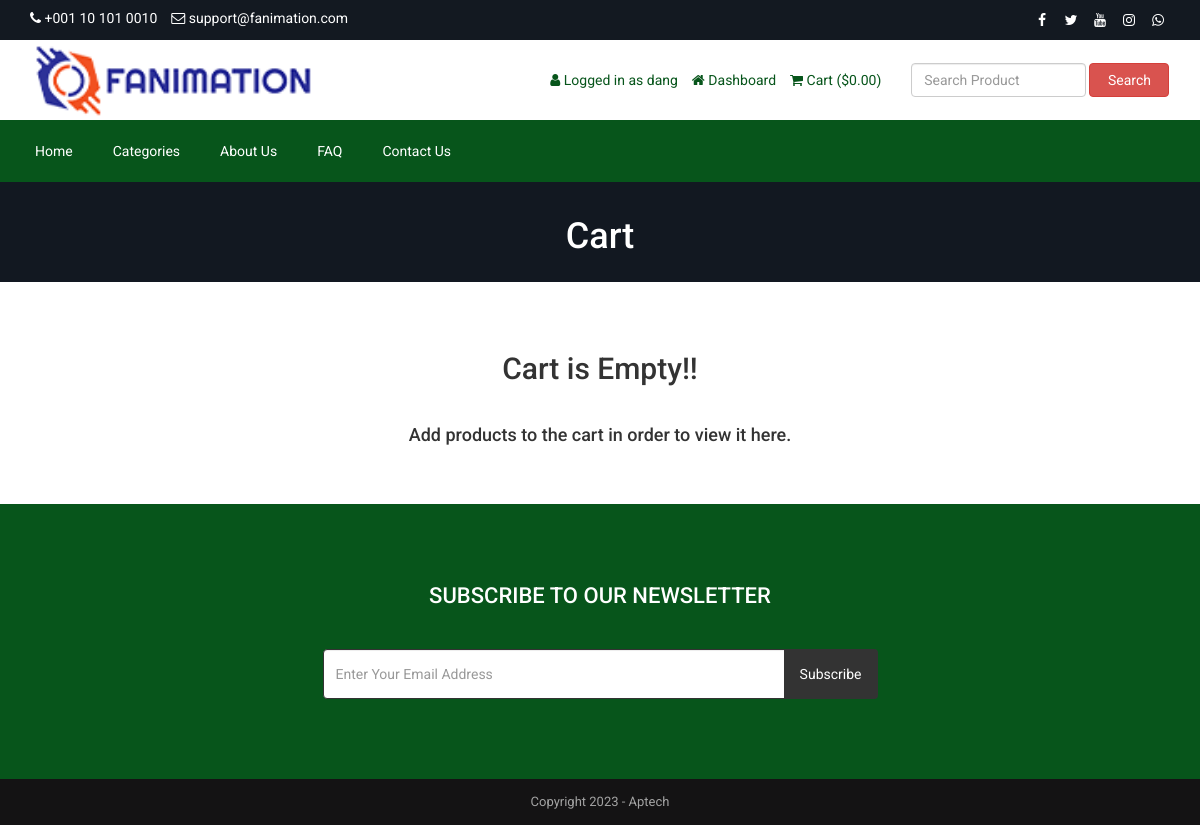
The page /cart.php (signed in) on the database its author committed.
### tables this page shows
CREATE TABLE `tbl_settings` (
  `id` int(11) NOT NULL,
  `logo` blob NOT NULL,
  `favicon` blob NOT NULL,
  `footer_about` blob NOT NULL,
  `footer_copyright` blob NOT NULL,
  `contact_address` blob NOT NULL,
  `contact_email` varchar(255) NOT NULL,
  `contact_phone` varchar(255) NOT NULL,
  `contact_fax` varchar(255) NOT NULL,
  `contact_map_iframe` blob NOT NULL,
  `receive_email` varchar(255) NOT NULL,
  `receive_email_subject` varchar(255) NOT NULL,
  `receive_email_thank_you_message` blob NOT NULL,
  `forget_password_message` blob NOT NULL,
  `total_recent_post_footer` int(10) NOT NULL,
  `total_popular_post_footer` int(10) NOT NULL,
  `total_recent_post_sidebar` int(11) NOT NULL,
  `total_popular_post_sidebar` int(11) NOT NULL,
  `total_featured_product_home` int(11) NOT NULL,
  `total_latest_product_home` int(11) NOT NULL,
  `total_popular_product_home` int(11) NOT NULL,
  `meta_title_home` blob NOT NULL,
  `meta_keyword_home` blob NOT NULL,
  `meta_description_home` blob NOT NULL,
  `banner_login` blob NOT NULL,
  `banner_registration` blob NOT NULL,
  `banner_forget_password` blob NOT NULL,
  `banner_reset_password` blob NOT NULL,
  `banner_search` blob NOT NULL,
  `banner_cart` blob NOT NULL,
  `banner_checkout` blob NOT NULL,
  `banner_product_category` blob NOT NULL,
  `banner_blog` blob NOT NULL,
  `cta_title` blob NOT NULL,
  `cta_content` blob NOT NULL,
  `cta_read_more_text` blob NOT NULL,
  `cta_read_more_url` blob NOT NULL,
  `cta_photo` blob NOT NULL,
  `featured_product_title` blob NOT NULL,
  `featured_product_subtitle` blob NOT NULL,
  `latest_product_title` blob NOT NULL,
  `latest_product_subtitle` blob NOT NULL,
  `popular_product_title` blob NOT NULL,
  `popular_product_subtitle` blob NOT NULL,
  `testimonial_title` blob NOT NULL,
  `testimonial_subtitle` blob NOT NULL,
  `testimonial_photo` blob NOT NULL,
  `blog_title` blob NOT NULL,
  `blog_subtitle` blob NOT NULL,
  `newsletter_text` blob NOT NULL,
  `paypal_email` blob NOT NULL,
  `stripe_public_key` blob NOT NULL,
  `stripe_secret_key` blob NOT NULL,
  `bank_detail` blob NOT NULL,
  `before_head` blob NOT NULL,
  `after_body` blob NOT NULL,
  `before_body` blob NOT NULL,
  `home_service_on_off` int(11) NOT NULL,
  `home_welcome_on_off` int(11) NOT NULL,
  `home_featured_product_on_off` int(11) NOT NULL,
  `home_latest_product_on_off` int(11) NOT NULL,
  `home_popular_product_on_off` int(11) NOT NULL,
  `home_testimonial_on_off` int(11) NOT NULL,
  `home_blog_on_off` int(11) NOT NULL,
  `newsletter_on_off` int(11) NOT NULL,
  `ads_above_welcome_on_off` int(1) NOT NULL,
  `ads_above_featured_product_on_off` int(1) NOT NULL,
  `ads_above_latest_product_on_off` int(1) NOT NULL,
  `ads_above_popular_product_on_off` int(1) NOT NULL,
  `ads_above_testimonial_on_off` int(1) NOT NULL,
  `ads_category_sidebar_on_off` int(1) NOT NULL
);

CREATE TABLE `tbl_social` (
  `social_id` int(11) NOT NULL,
  `social_name` varchar(30) NOT NULL,
  `social_url` varchar(255) NOT NULL,
  `social_icon` varchar(30) NOT NULL
);

CREATE TABLE `tbl_top_category` (
  `tcat_id` int(11) NOT NULL,
  `tcat_name` varchar(255) NOT NULL,
  `show_on_menu` int(1) NOT NULL
);

CREATE TABLE `tbl_page` (
  `id` int(11) NOT NULL,
  `about_title` varchar(255) NOT NULL,
  `about_content` text NOT NULL,
  `about_banner` varchar(255) NOT NULL,
  `about_meta_title` varchar(255) NOT NULL,
  `about_meta_keyword` text NOT NULL,
  `about_meta_description` text NOT NULL,
  `faq_title` varchar(255) NOT NULL,
  `faq_banner` varchar(255) NOT NULL,
  `faq_meta_title` varchar(255) NOT NULL,
  `faq_meta_keyword` text NOT NULL,
  `faq_meta_description` text NOT NULL,
  `blog_title` varchar(255) NOT NULL,
  `blog_banner` varchar(255) NOT NULL,
  `blog_meta_title` varchar(255) NOT NULL,
  `blog_meta_keyword` text NOT NULL,
  `blog_meta_description` text NOT NULL,
  `contact_title` varchar(255) NOT NULL,
  `contact_banner` varchar(255) NOT NULL,
  `contact_meta_title` varchar(255) NOT NULL,
  `contact_meta_keyword` text NOT NULL,
  `contact_meta_description` text NOT NULL,
  `pgallery_title` varchar(255) NOT NULL,
  `pgallery_banner` varchar(255) NOT NULL,
  `pgallery_meta_title` varchar(255) NOT NULL,
  `pgallery_meta_keyword` text NOT NULL,
  `pgallery_meta_description` text NOT NULL,
  `vgallery_title` varchar(255) NOT NULL,
  `vgallery_banner` varchar(255) NOT NULL,
  `vgallery_meta_title` varchar(255) NOT NULL,
  `vgallery_meta_keyword` text NOT NULL,
  `vgallery_meta_description` text NOT NULL
);

### cart.php (the view, shortened to what this page needs)
<?php require_once('header.php'); ?>
<?php
$statement = $pdo->prepare("SELECT * FROM tbl_settings WHERE id=1");
$statement->execute();
$result = $statement->fetchAll(PDO::FETCH_ASSOC);
foreach ($result as $row) {
    $banner_cart = $row['banner_cart'];
}
?>
<div class="page-banner" style="background-image: url(assets/uploads/<?php echo $banner_cart; ?>)">
    <div class="overlay"></div>
    <div class="page-banner-inner">
        <h1><?php echo LANG_VALUE_18; ?></h1>
    </div>
</div>
<div class="page">
	<div class="container">
		<div class="row">
			<div class="col-md-12">
                <?php if(!isset($_SESSION['cart_p_id'])): ?>
                    <?php echo '<h2 class="text-center">Cart is Empty!!</h2></br>'; ?>
                    <?php echo '<h4 class="text-center">Add products to the cart in order to view it here.</h4>'; ?>
                <?php endif; ?>
			</div>
		</div>
	</div>
</div>
<?php require_once('footer.php'); ?>

### header.php (shortened to what this page needs)
<?php
include("admin/inc/config.php");
$statement = $pdo->prepare("SELECT * FROM tbl_settings WHERE id=1");
$statement->execute();
$result = $statement->fetchAll(PDO::FETCH_ASSOC);
foreach ($result as $row)
{
	$logo = $row['logo'];
	$contact_email = $row['contact_email'];
	$contact_phone = $row['contact_phone'];
}
?>
<!DOCTYPE html>
<html lang="en">
<head>
	<link rel="stylesheet" href="assets/css/bootstrap.min.css">
	<link rel="stylesheet" href="assets/css/font-awesome.min.css">
	<link rel="stylesheet" href="assets/css/owl.carousel.min.css">
	<link rel="stylesheet" href="assets/css/owl.theme.default.min.css">
	<link rel="stylesheet" href="assets/css/jquery.bxslider.min.css">
    <link rel="stylesheet" href="assets/css/magnific-popup.css">
    <link rel="stylesheet" href="assets/css/rating.css">
	<link rel="stylesheet" href="assets/css/spacing.css">
	<link rel="stylesheet" href="assets/css/bootstrap-touch-slider.css">
	<link rel="stylesheet" href="assets/css/animate.min.css">
	<link rel="stylesheet" href="assets/css/tree-menu.css">
	<link rel="stylesheet" href="assets/css/select2.min.css">
	<link rel="stylesheet" href="assets/css/main.css">
	<link rel="stylesheet" href="assets/css/responsive.css">
	<?php
	$statement = $pdo->prepare("SELECT * FROM tbl_page WHERE id=1");
	$statement->execute();
	$result = $statement->fetchAll(PDO::FETCH_ASSOC);
		?>
</head>
<body>
<div class="top">
	<div class="container">
		<div class="row">
			<div class="col-md-6 col-sm-6 col-xs-12">
				<div class="left">
					<ul>
						<li><i class="fa fa-phone"></i> <?php echo $contact_phone; ?></li>
						<li><i class="fa fa-envelope-o"></i> <?php echo $contact_email; ?></li>
					</ul>
				</div>
			</div>
			<div class="col-md-6 col-sm-6 col-xs-12">
				<div class="right">
					<ul>
						<?php
						$statement = $pdo->prepare("SELECT * FROM tbl_social");
						$statement->execute();
						$result = $statement->fetchAll(PDO::FETCH_ASSOC);
						foreach ($result as $row) {
							?>
							<?php if($row['social_url'] != ''): ?>
							<li><a href="<?php echo $row['social_url']; ?>"><i class="<?php echo $row['social_icon']; ?>"></i></a></li>
							<?php endif; ?>
							<?php
						}
						?>
					</ul>
				</div>
			</div>
		</div>
	</div>
</div>
<div class="header">
	<div class="container">
		<div class="row inner">
			<div class="col-md-4 logo">
				<a href="index.php"><img src="assets/uploads/<?php echo $logo; ?>" alt="logo image"></a>
			</div>
			<div class="col-md-5 right">
				<ul>
					<?php
					if(isset($_SESSION['customer'])) {
						?>
						<li><i class="fa fa-user"></i> <?php echo LANG_VALUE_13; ?> <?php echo $_SESSION['customer']['cust_name']; ?></li>
						<li><a href="dashboard.php"><i class="fa fa-home"></i> <?php echo LANG_VALUE_89; ?></a></li>
						<?php
					} else {
						?>
						<li><a href="login.php"><i class="fa fa-sign-in"></i> <?php echo LANG_VALUE_9; ?></a></li>
						<li><a href="registration.php"><i class="fa fa-user-plus"></i> <?php echo LANG_VALUE_15; ?></a></li>
						<?php
					}
					?>
					<li><a href="cart.php"><i class="fa fa-shopping-cart"></i> <?php echo LANG_VALUE_18; ?> (<?php echo LANG_VALUE_1; ?><?php
					if(isset($_SESSION['cart_p_id'])) {
						$table_total_price = 0;
						$i=0;
	                    foreach($_SESSION['cart_p_qty'] as $key => $value)
	                    {
	                        $i++;
	                        $arr_cart_p_qty[$i] = $value;
	                    }                    $i=0;
	                    foreach($_SESSION['cart_p_current_price'] as $key => $value)
	                    {
	                        $i++;
	                        $arr_cart_p_current_price[$i] = $value;
	                    }
	                    for($i=1;$i<=count($arr_cart_p_qty);$i++) {
	                    	$row_total_price = $arr_cart_p_current_price[$i]*$arr_cart_p_qty[$i];
	                        $table_total_price = $table_total_price + $row_total_price;
	                    }
						echo $table_total_price;
					} else {
						echo '0.00';
					}
					?>)</a></li>
				</ul>
			</div>
			<div class="col-md-3 search-area">
				<form class="navbar-form navbar-left" role="search" action="search-result.php" method="get">
					<div class="form-group">
						<input type="text" class="form-control search-top" placeholder="<?php echo LANG_VALUE_2; ?>" name="search_text">
					</div>
					<button type="submit" class="btn btn-danger"><?php echo LANG_VALUE_3; ?></button>
				</form>
			</div>
		</div>
	</div>
</div>
<div class="nav">
	<div class="container">
		<div class="row">
			<div class="col-md-12 pl_0 pr_0">
				<div class="menu-container">
					<div class="menu">
						<ul>
							<li><a href="index.php">Home</a></li>
							<?php
							$statement = $pdo->prepare("SELECT * FROM tbl_top_category WHERE show_on_menu=1");
							$statement->execute();
							$result = $statement->fetchAll(PDO::FETCH_ASSOC);
							foreach ($result as $row) {
								?>
								<li><a href="product-category.php?id=<?php echo $row['tcat_id']; ?>&type=top-category"><?php echo $row['tcat_name']; ?></a>
								</li>
								<?php
							}
							?>
							<?php
							$statement = $pdo->prepare("SELECT * FROM tbl_page WHERE id=1");
							$statement->execute();
							$result = $statement->fetchAll(PDO::FETCH_ASSOC);
							foreach ($result as $row) {
								$about_title = $row['about_title'];
								$faq_title = $row['faq_title'];
								$contact_title = $row['contact_title'];
							}
							?>
							<li><a href="about.php"><?php echo $about_title; ?></a></li>
							<li><a href="faq.php"><?php echo $faq_title; ?></a></li>
							<li><a href="contact.php"><?php echo $contact_title; ?></a></li>
						</ul>
					</div>
				</div>
			</div>
		</div>
	</div>
</div>

### footer.php (shortened to what this page needs)
<?php
$statement = $pdo->prepare("SELECT * FROM tbl_settings WHERE id=1");
$statement->execute();
$result = $statement->fetchAll(PDO::FETCH_ASSOC);
foreach ($result as $row)
{
	$footer_copyright = $row['footer_copyright'];
    $newsletter_on_off = $row['newsletter_on_off'];
}
?>
<?php if($newsletter_on_off == 1): ?>
<section class="home-newsletter">
	<div class="container">
		<div class="row">
			<div class="col-md-6 col-md-offset-3">
				<div class="single">
				<form action="" method="post">
					<h2><?php echo LANG_VALUE_93; ?></h2>
					<div class="input-group">
			        	<input type="email" class="form-control" placeholder="<?php echo LANG_VALUE_95; ?>" name="email_subscribe">
			         	<span class="input-group-btn">
			         	<button class="btn btn-theme" type="submit" name="form_subscribe"><?php echo LANG_VALUE_92; ?></button>
			         	</span>
			        </div>
				</div>
			</div>
		</div>
	</div>
</section>
<?php endif; ?>
<div class="footer-bottom">
	<div class="container">
		<div class="row">
			<div class="col-md-12 copyright">
				<?php echo $footer_copyright; ?>
			</div>
		</div>
	</div>
</div>
</body>
</html>

### assets/css/main.css (style rules this page uses)
* { margin: 0; padding: 0; }
body { font-family: "Roboto", sans-serif; font-size: 14px; }
h1, h2, h3, h4, h5, h6 { font-family: "Roboto", sans-serif; }
a { text-decoration: none; }
.top { width: 100%; height: 40px; background: #131921; }
.top .left { float: left; }
.top .left ul { padding-top: 8px; }
.top .left ul li { list-style-type: none; float: left; margin-right: 14px; color: white; }
.top .left ul li i { color: white; }
.top .right { float: right; }
.top .right ul { padding-top: 8px; }
.top .right ul li { list-style-type: none; float: left; margin-left: 5px; }
.top .right ul li a { color: white; width: 24px; height: 24px; line-height: 24px; text-align: center; border-radius: 50%; display: block; transition: all 0.4s ease; }
.header { width: 100%; height: auto; background: #fff; }
.header .inner { height: auto; display: table; }
.header .logo { float: none; display: table-cell; vertical-align: middle; }
.header .logo img { max-width: 100%; height: 80px; }
.header .navbar-form .form-control { width: 300px; }
.header .search-area { float: none; display: table-cell; vertical-align: middle; }
.header .search-area .form-group { width: calc(100% - 84px); }
.header .search-area button { width: 80px; }
.header .search-area form { width: 100%; }
.header .right { float: none; display: table-cell; vertical-align: middle; padding-right: 0; }
.header .right ul { float: right; margin-bottom: 0; }
.header .right ul li { list-style-type: none; float: left; margin-left: 14px; color: #07551b; }
.header .right ul li a { color: #07551b; }
.header .navbar-form .search-top { width: 100%; }
.nav { background: #07551b; }
.menu-container { width: 100%; margin: 0 auto; background: #07551b; }
.menu-dropdown-icon:before { content: "\f067"; font-family: "FontAwesome"; display: none; cursor: pointer; float: right; padding: 1.5em 2em; background: #fff; color: #333; }
.menu > ul { margin: 0 auto; width: 100%; list-style: none; padding: 0; position: relative; box-sizing: border-box; }
.menu > ul:before, .menu > ul:after { content: ""; display: table; }
.menu > ul:after { clear: both; }
.menu > ul > li { float: left; padding: 0; margin: 0; }
.menu > ul > li a { text-decoration: none; padding: 1.5em 20px; display: block; color: #fff; }
.footer-bottom { width: 100%; height: auto; background: #141314; padding: 14px 0; }
.footer-bottom .copyright { font-size: 13px; color: #a3a3a3; text-align: center; }
.page-banner { width: 100%; height: auto; background-repeat: no-repeat; background-position: center center; -webkit-background-size: cover; background-size: cover; position: relative; padding-top: 15px; padding-bottom: 15px; overflow: hidden; }
.page-banner .overlay { position: absolute; left: 0; top: 0; width: 100%; height: 100%; opacity: 0.7; background: #131921; }
.page-banner h1 { color: #fff; text-align: center; z-index: 999; position: relative; }
.page { width: 100%; height: auto; padding-top: 50px; padding-bottom: 50px; }
.home-newsletter { padding: 80px 0; background: #07551b; }
.home-newsletter .single { max-width: 650px; margin: 0 auto; text-align: center; position: relative; z-index: 2; }
.home-newsletter .single h2 { font-size: 22px; color: white; text-transform: uppercase; margin-bottom: 40px; margin-top: 0; }
.home-newsletter .single .form-control { height: 50px; border-color: #333; outline: none; }
.home-newsletter .single .btn { min-height: 50px; background: #333; color: #fff; padding-left: 15px; padding-right: 15px; }

### assets/css/responsive.css (style rules this page uses)
@media only screen and (min-width: 992px) { .header .inner { width: 100%; } }
@media only screen and (min-width: 992px) { .header .search-area { padding-right: 0; } }
@media only screen and (min-width: 992px) { .header .search-area form { padding-right: 0; } }
@media only screen and (min-width: 992px) { .header .container { padding-right: 0; } }

### rows shown on the page
tbl_settings: contact_phone "+001 10 101 0010", contact_email "support@fanimation.com", logo (picture), banner_cart (picture), footer_copyright "Copyright 2023 - Aptech"
tbl_top_category: tcat_name "Categories"
tbl_page: about_title "About Us", faq_title "FAQ", contact_title "Contact Us"

### other values the page prints
LANG_VALUE_13 "Logged in as"
$_SESSION['customer']['cust_name'] "dang"
LANG_VALUE_89 "Dashboard"
LANG_VALUE_18 "Cart"
LANG_VALUE_1 "$"
LANG_VALUE_3 "Search"
LANG_VALUE_93 "SUBSCRIBE TO OUR NEWSLETTER"
LANG_VALUE_92 "Subscribe"
